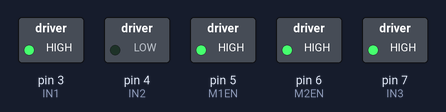
A sketch run on a simulated Arduino Nano, built with avr-gcc and run on an emulated ATmega328P. Shown: switched loads named in the sketch (green lamp = pin HIGH).

Above: at 0.1 s.
At 4.1 s:
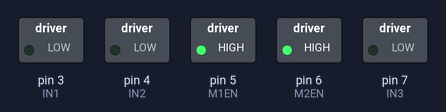
At 7.55 s:
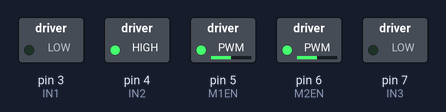
At 15.3 s:
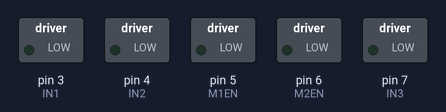
At 25.0 s:
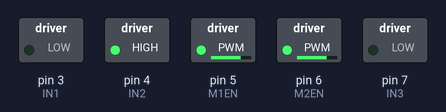
At 34.5 s:
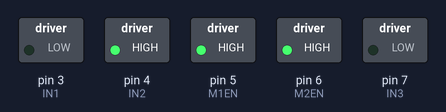
Timing chart, 0 to 40.0 s (numbered marks = the images above):
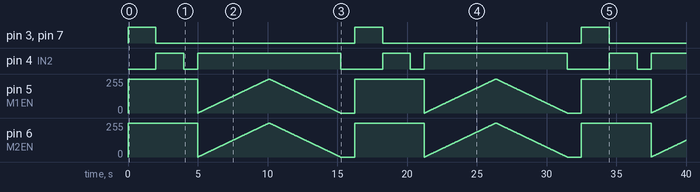

Measured:
- by itself, pin 3 (IN1), pin 7 (IN3): alternates HIGH for 2.0 s and LOW for 14.2 s
- by itself, pin 4 (IN2): repeats every 16.2 s: LOW 1.0 s, HIGH 10.2 s, LOW 3.0 s, HIGH 2.0 s

The sketch:

inspire_external_motor_driver_top.ino
```cpp
/*
  INNOVATOR INTERNATIONAL (PVT)LTD.
  https://www.innovator.lk/
  ----------------------------------------------------------------------------
  Development Platform : Inspire 1.0
  (Arduino development platform)
  ----------------------------------------------------------------------------
  External Motor Driver Example(Top Board).
  ----------------------------------------------------------------------------
  Hardware setup :
  plug a Arduino nano board in to the inspre bottom development board.
  turn on both power & motor power switchs of the bottom development board.

  --------------------------------left motor----------------------------------
  Connect M1EN to Arduino digital PIN-> 5(D5)

  Connect IN1  to Arduino digital PIN-> 3(D3)

  Connect IN2  to Arduino digital PIN-> 4(D4)

  --------------------------------right motor---------------------------------
  Connect M2EN to Arduino digital PIN-> 6(D6)

  Connect IN3  to Arduino digital PIN-> 7(D7)

  Connect IN4  to Arduino Digital PIN-> 8(D8)
  ----------------------------------------------------------------------------
  22 march 2021
*/

int M1EN = 5; //initializing M1EN pin as a output pin.

int IN1 = 3;//initializing IN1 pin as a output pin.

int IN2 = 4;//initializing IN2 pin as a output pin.

int M2EN = 6;//initializing M2EN pin as a output pin.

int IN3 = 7;//initializing IN3 pin as a output pin.

int IN4 = 8;//initializing IN4 pin as a output pin.


void setup() {
  // initializing all the motor control pins to be outputs.
  pinMode(M1EN, OUTPUT);
  pinMode(M2EN, OUTPUT);

  pinMode(IN1, OUTPUT);
  pinMode(IN2, OUTPUT);

  pinMode(IN3, OUTPUT);
  pinMode(IN3, OUTPUT);

  // turning off all motors.
  digitalWrite(IN1, LOW);
  digitalWrite(IN2, LOW);

  digitalWrite(IN3, LOW);
  digitalWrite(IN4, LOW);
}

void loop() {
  directionControl(); // drive motors back and forth.

  delay(1000);//waiting for one second to be elapsed.

  speedControl();//controling the seed of the motors.

  delay(1000);//waiting for one second to be elapsed.
}


void directionControl() {
  // set motors to maximum speed.
  // PWM maximum possible values are 0 to 255.

  analogWrite(M1EN, 255);

  analogWrite(M2EN, 255);

  // turning on motor 1 and 2.
  digitalWrite(IN1, HIGH);

  digitalWrite(IN2, LOW);

  digitalWrite(IN3, HIGH);

  digitalWrite(IN4, LOW);

  delay(2000);

  // changing motor directions.
  digitalWrite(IN1, LOW);

  digitalWrite(IN2, HIGH);

  digitalWrite(IN3, LOW);

  digitalWrite(IN4, HIGH);

  delay(2000);

  // turn off all motors.
  digitalWrite(IN1, LOW);

  digitalWrite(IN2, LOW);

  digitalWrite(IN3, LOW);

  digitalWrite(IN4, LOW);
}


void speedControl() {
  // turn on motors
  digitalWrite(IN1, LOW);

  digitalWrite(IN2, HIGH);

  digitalWrite(IN3, LOW);

  digitalWrite(IN4, HIGH);

  // accelerate from zero to maximum speed.
  for (int i = 0; i < 256; i++) {
    analogWrite(M1EN, i);

    analogWrite(M2EN, i);

    delay(20);
  }

  // de-accelerate from maximum speed to zero.
  for (int i = 255; i >= 0; --i) {
    analogWrite(M1EN, i);

    analogWrite(M2EN, i);

    delay(20);
  }

  // turning off all motors.
  digitalWrite(IN1, LOW);

  digitalWrite(IN2, LOW);

  digitalWrite(IN3, LOW);

  digitalWrite(IN4, LOW);
}
```
